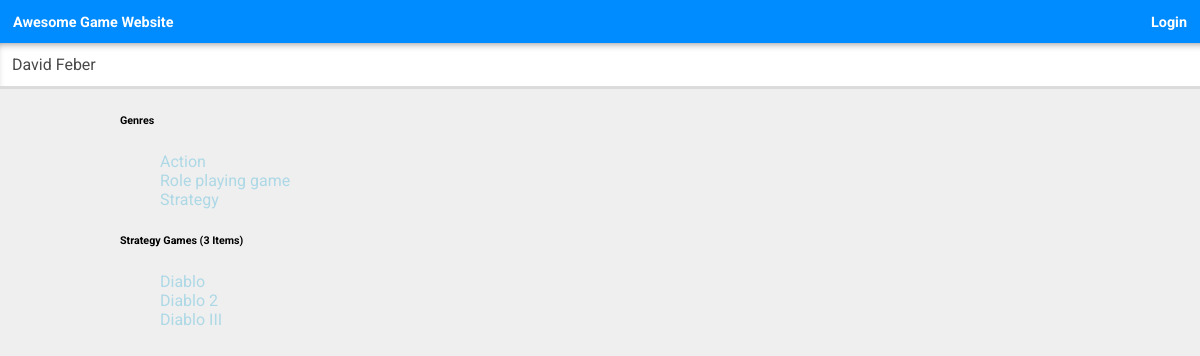
Page /catalog/3/items on the committed database.
### database_setup.py (models this page shows, shortened)
class Genres(Base):
	__tablename__ = 'genre'
	id = Column(Integer, primary_key = True)
	name = Column(String(80), nullable = False)
	user_id = Column(Integer, ForeignKey('users.id'))
	user = relationship(Users)
	'''To return the table data for JSON format'''

class Games(Base):
	__tablename__ = 'games'
	id = Column(Integer, primary_key = True)
	name = Column(String(80), nullable = False)
	description = Column(String(250))
	genre_id = Column(Integer, ForeignKey('genre.id'))
	genre = relationship(Genres)
	user_id = Column(Integer, ForeignKey('users.id'))
	user = relationship(Users)
	'''To return the table data for JSON Format'''

### application.py (the view)
@app.route('/catalog/<int:catalog_id>')
@app.route('/catalog/<int:catalog_id>/items')
def showGenre(catalog_id):
	'''Get all the Data needed and render it all in template'''
	genres = session.query(Genres).all()
	genre = session.query(Genres).filter_by(id = catalog_id).first()
	genreName = genre.name
	games = session.query(Games).filter_by(genre_id = catalog_id).all()
	gameCount = session.query(Games).filter_by(genre_id = catalog_id).count()
	return render_template('genre.html', genres = genres, games = games, genreName = genreName, gamesCount = gameCount)

### templates/genre.html (shortened to what this page needs)
{% extends "base.html" %}
{% block content %}
	<div class="row">
		<div class="categories column column-25">
			<div class="categories__list">
				<h6 class="list__header">
					<span class="header__title">Genres</span>
				</h6>
				<ul class="list__items">
					{% for genre in genres %}
						<a href="{{url_for('showGenre', catalog_id = genre.id )}}">
							<li class="items__item">
								<span class="item__name">{{genre.name}}</span>
							</li>
						</a>
					{% endfor %}
				</ul>
			</div>
		</div>
		<div class="category-items column column-75">
			<div class="latest__list">
				<h6 class="list__header">
					<span class="header__title">{{genreName}} Games ({{gamesCount}} Items)</span>
				</h6>
				<ul class="list__items">
					{% for game in games %}
						<a href="{{url_for('showGame', catalog_id = game.genre_id ,item_id = game.id )}}">
							<li class="items__item">
								<span class="item__name">{{game.name}}</span>
							</li>
						</a>
					{% endfor %}
				</ul>
			</div>
		</div>
	</div>
{% endblock %}

### static/style.css (style rules this page uses)
.row { width:100%; }
body { margin: 0px; font-family: 'Roboto', sans-serif; }
ul { list-style: none; }
a { color: lightblue; text-decoration: none; }

### rows in the picture
Genres: name "Action"
Genres: name "Role playing game"
Genres: name "Strategy"
Games: name "Diablo"
Games: name "Diablo 2"
Games: name "Diablo III"

### other values in the picture
{{ gamesCount }} "3"
